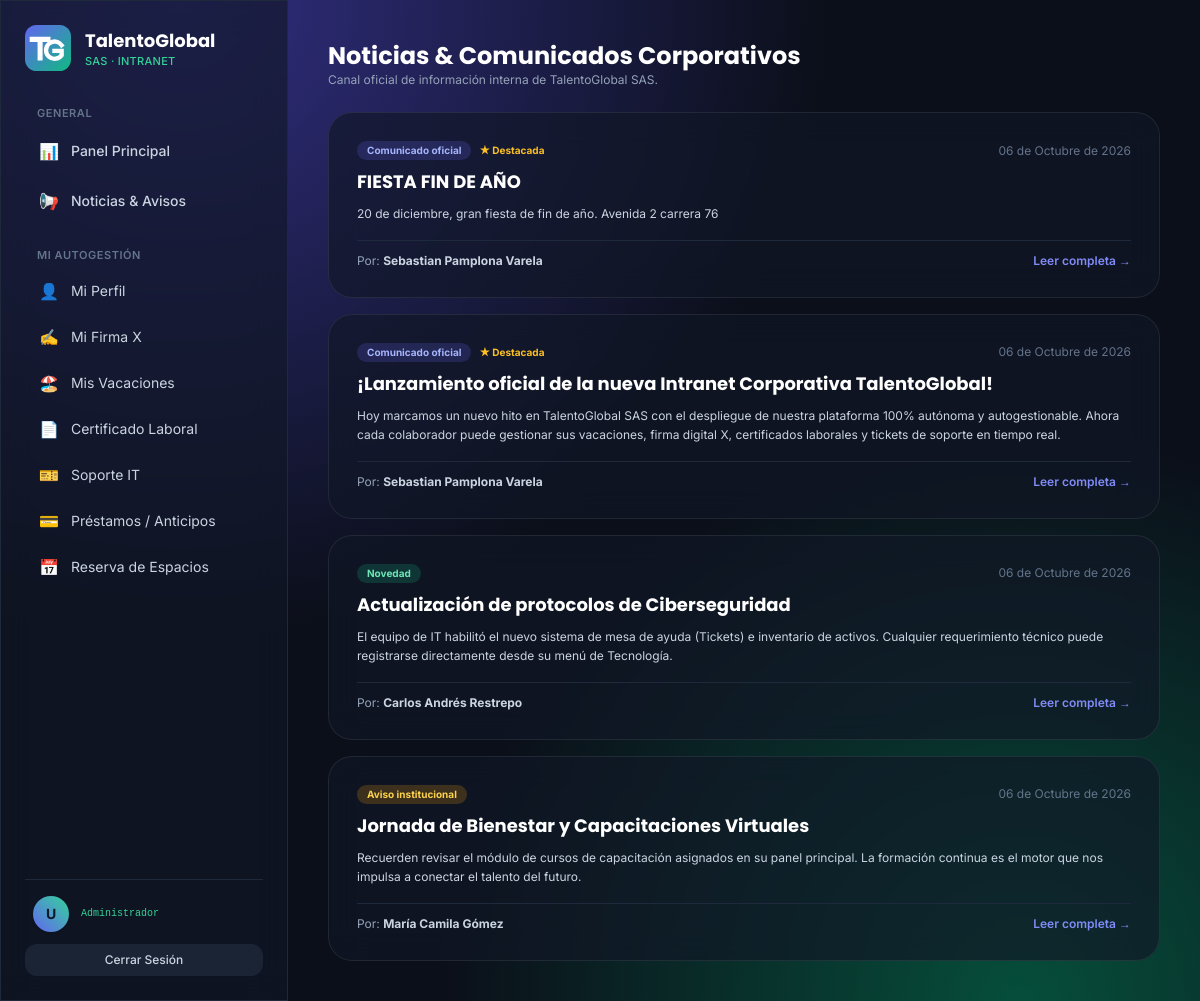
Screenshot of /noticias/ with the database file from the repository.
### core/models.py (models this page shows, shortened)
class NoticiaCorporativa(models.Model):
    CATEGORIAS = [("COMUNICADO", "Comunicado oficial"), ("AVISO", "Aviso institucional"), ("NOVEDAD", "Novedad")]
    titulo = models.CharField(max_length=160)
    contenido = models.TextField()
    categoria = models.CharField(max_length=12, choices=CATEGORIAS, default="COMUNICADO")
    destacada = models.BooleanField(default=False)
    publicada = models.BooleanField(default=True)
    autor = models.ForeignKey(Empleado, null=True, on_delete=models.SET_NULL, related_name="noticias")
    creada = models.DateTimeField(auto_now_add=True)
    class Meta:
        ordering = ["-destacada", "-creada"]
        verbose_name = "noticia corporativa"

class Empleado(models.Model):
    ROL_ADMIN = "ADMIN"
    ROL_RH = "RH"
    ROL_IT = "IT"
    ROL_FINANZAS = "FINANZAS"
    ROL_OPERACIONES = "OPERACIONES"
    ROL_EMPLEADO = "EMPLEADO"
    ROLES = [
        (ROL_ADMIN, "Superadministrador"),
        (ROL_RH, "Líder de Recursos Humanos"),
        (ROL_IT, "Líder de Tecnología (IT)"),
        (ROL_FINANZAS, "Líder Financiero"),
        (ROL_OPERACIONES, "Líder de Operaciones y Logística"),
        (ROL_EMPLEADO, "Colaborador"),
    ]
    CONTRATOS = [
        ("INDEFINIDO", "Término indefinido"),
        ("FIJO", "Término fijo"),
        ("OBRA", "Obra o labor"),
        ("APRENDIZAJE", "Aprendizaje"),
    ]
    user = models.OneToOneField(User, on_delete=models.CASCADE, related_name="empleado")
    documento = models.CharField("Documento de identidad", max_length=20, unique=True)
    cargo = models.CharField(max_length=120)
    salario_base = models.DecimalField(max_digits=12, decimal_places=2)
    fecha_ingreso = models.DateField()
    tipo_contrato = models.CharField(max_length=20, choices=CONTRATOS, default="INDEFINIDO")
    telefono = models.CharField("Teléfono", max_length=30, blank=True)
    direccion = models.CharField("Dirección", max_length=200, blank=True)
    sede = models.ForeignKey(Sede, on_delete=models.PROTECT, related_name="empleados")
    departamento = models.ForeignKey(
        Departamento, on_delete=models.PROTECT, related_name="empleados"
    )
    rol = models.CharField(max_length=12, choices=ROLES, default=ROL_EMPLEADO)
    activo = models.BooleanField(default=True)
    firma_x = models.TextField("Firma X", blank=True)
    firma_actualizada = models.DateTimeField(null=True, blank=True)
    class Meta:
        ordering = ["user__first_name", "user__last_name"]
    @property
    def nombre_completo(self):
        return self.user.get_full_name() or self.user.username

### core/views.py (the view)
# urls.py: path("noticias/", v.NoticiaList.as_view(), name="noticia_list"),
class NoticiaList(ListView):
    model = NoticiaCorporativa
    template_name = "core/noticia_list.html"
    context_object_name = "noticias"
    paginate_by = 10
    def get_queryset(self):
        return NoticiaCorporativa.objects.filter(publicada=True).select_related("autor__user")

### core/context_processors.py (called while the page is built, shortened)
def empresa(request):
    u = request.user
    ctx = {"EMPRESA": settings.EMPRESA}
    return ctx

### templates/core/noticia_list.html (shortened to what this page needs)
{% extends "base.html" %}
{% block content %}
<div class="flex flex-wrap items-center justify-between gap-4 mb-6">
  <div>
    <h1 class="font-display text-2xl font-bold text-white">Noticias & Comunicados Corporativos</h1>
    <p class="text-xs text-slate-400">Canal oficial de información interna de TalentoGlobal SAS.</p>
  </div>
</div>
<div class="space-y-4">
  {% for noti in noticias %}
  <article class="glass rounded-3xl p-6 sm:p-7 hover:border-indigo-500/40 transition">
    <div class="flex flex-wrap items-center justify-between gap-2 mb-2">
      <div class="flex items-center gap-2">
        <span class="text-[10px] font-bold px-2.5 py-0.5 rounded-full {% if noti.categoria == 'COMUNICADO' %}bg-indigo-500/20 text-indigo-300{% elif noti.categoria == 'AVISO' %}bg-amber-500/20 text-amber-300{% else %}bg-emerald-500/20 text-emerald-300{% endif %}">
          {{ noti.get_categoria_display }}
        </span>
        {% if noti.destacada %}<span class="text-[10px] font-bold text-amber-400">★ Destacada</span>{% endif %}
      </div>
      <span class="text-xs text-slate-500">{{ noti.creada|date:"d \d\e F \d\e Y" }}</span>
    </div>
    <h2 class="font-display font-bold text-lg text-white hover:text-indigo-400 transition">
      <a href="{% url 'noticia_detalle' noti.pk %}">{{ noti.titulo }}</a>
    </h2>
    <p class="text-xs text-slate-300 mt-2 line-clamp-3 leading-relaxed">{{ noti.contenido }}</p>
    <div class="mt-4 pt-3 border-t border-slate-800 flex justify-between items-center text-xs">
      <span class="text-slate-400">Por: <strong class="text-slate-300">{{ noti.autor.nombre_completo|default:"Comité Ejecutivo" }}</strong></span>
      <a href="{% url 'noticia_detalle' noti.pk %}" class="text-indigo-400 font-semibold hover:underline">Leer completa →</a>
    </div>
  </article>
  {% empty %}
  <p class="text-center py-10 text-slate-500">No hay noticias publicadas.</p>
  {% endfor %}
</div>
{% endblock %}

### templates/base.html (shortened to what this page needs)
{% load static %}<!DOCTYPE html>
<html lang="es" class="dark">
<head>
  <script src="https://cdn.tailwindcss.com"></script>
</head>
<body class="font-sans text-slate-200 min-h-screen antialiased selection:bg-indigo-500 selection:text-white">
{% block body %}
<div class="flex min-h-screen">
  <aside class="glass hidden lg:flex w-72 shrink-0 flex-col p-6 print:hidden sticky top-0 h-screen overflow-y-auto border-r border-slate-800">
    <a href="{% url 'dashboard' %}" class="flex items-center gap-3.5 mb-8 group">
      {% include "core/_logo.html" with size=46 %}
      <div class="leading-tight">
        <p class="font-display font-bold text-lg text-white group-hover:text-indigo-400 transition">TalentoGlobal</p>
        <p class="text-[11px] font-medium tracking-wide text-emerald-400 uppercase">SAS · Intranet</p>
      </div>
    </a>
    <nav class="flex-1 space-y-1.5 text-sm">
      <p class="px-3 text-[11px] font-semibold uppercase tracking-wider text-slate-500">General</p>
      {% url 'dashboard' as u_dash %}
      <a href="{{ u_dash }}" class="flex items-center gap-3 px-3.5 py-2.5 rounded-xl font-medium transition {% if request.path == u_dash %}bg-indigo-600/30 text-indigo-300 border border-indigo-500/30{% else %}text-slate-300 hover:bg-slate-800/60 hover:text-white{% endif %}">
        <span class="text-base">📊</span> Panel Principal
      </a>
      <a href="{% url 'noticia_list' %}" class="flex items-center gap-3 px-3.5 py-2.5 rounded-xl font-medium transition text-slate-300 hover:bg-slate-800/60 hover:text-white">
        <span class="text-base">📢</span> Noticias & Avisos
      </a>
      <p class="px-3 pt-4 text-[11px] font-semibold uppercase tracking-wider text-slate-500">Mi Autogestión</p>
      <a href="{% url 'mi_perfil' %}" class="flex items-center gap-3 px-3.5 py-2 rounded-xl transition text-slate-300 hover:bg-slate-800/60 hover:text-white">
        <span class="text-base">👤</span> Mi Perfil
      </a>
      <a href="{% url 'firma_x' %}" class="flex items-center gap-3 px-3.5 py-2 rounded-xl transition text-slate-300 hover:bg-slate-800/60 hover:text-white">
        <span class="text-base">✍️</span> Mi Firma X
      </a>
      <a href="{% url 'vacaciones_mis_solicitudes' %}" class="flex items-center gap-3 px-3.5 py-2 rounded-xl transition text-slate-300 hover:bg-slate-800/60 hover:text-white">
        <span class="text-base">🏖️</span> Mis Vacaciones
      </a>
      <a href="{% url 'certificado' %}" class="flex items-center gap-3 px-3.5 py-2 rounded-xl transition text-slate-300 hover:bg-slate-800/60 hover:text-white">
        <span class="text-base">📄</span> Certificado Laboral
      </a>
      <a href="{% url 'ticket_mis_tickets' %}" class="flex items-center gap-3 px-3.5 py-2 rounded-xl transition text-slate-300 hover:bg-slate-800/60 hover:text-white">
        <span class="text-base">🎫</span> Soporte IT
      </a>
      <a href="{% url 'anticipo_mis_solicitudes' %}" class="flex items-center gap-3 px-3.5 py-2 rounded-xl transition text-slate-300 hover:bg-slate-800/60 hover:text-white">
        <span class="text-base">💳</span> Préstamos / Anticipos
      </a>
      <a href="{% url 'reserva_calendario' %}" class="flex items-center gap-3 px-3.5 py-2 rounded-xl transition text-slate-300 hover:bg-slate-800/60 hover:text-white">
        <span class="text-base">📅</span> Reserva de Espacios
      </a>
    </nav>
    <div class="border-t border-slate-800 pt-4 mt-4 text-sm">
      <div class="flex items-center gap-3 mb-3 px-2">
        <div class="w-9 h-9 rounded-full bg-gradient-to-tr from-indigo-500 to-emerald-400 flex items-center justify-center font-bold text-slate-900 text-sm shadow">
          {{ request.user.first_name|first|default:"U" }}
        </div>
        <div class="min-w-0 flex-1">
          <p class="text-[10px] text-emerald-400 font-mono truncate">{{ request.user.empleado.cargo|default:"Administrador" }}</p>
        </div>
      </div>
      <form method="post" action="{% url 'logout' %}">{% csrf_token %}
        <button class="w-full rounded-xl bg-slate-800/80 hover:bg-rose-600/80 py-2 text-xs font-medium text-slate-300 hover:text-white transition">Cerrar Sesión</button>
      </form>
    </div>
  </aside>
  <main class="flex-1 p-4 sm:p-8 lg:p-10 min-w-0">
    {% block content %}{% endblock %}
  </main>
</div>
{% endblock %}
</body>
</html>

### templates/core/_logo.html
<svg width="{{ size|default:48 }}" height="{{ size|default:48 }}" viewBox="0 0 64 64" xmlns="http://www.w3.org/2000/svg" role="img" aria-label="Logo TalentoGlobal TG">
  <defs>
    <linearGradient id="tgg{{ size|default:48 }}" x1="0" y1="0" x2="1" y2="1">
      <stop offset="0" stop-color="#6366f1"/><stop offset="1" stop-color="#10b981"/>
    </linearGradient>
  </defs>
  <rect width="64" height="64" rx="16" fill="url(#tgg{{ size|default:48 }})"/>
  <path d="M10 20h22M21 20v26" stroke="#fff" stroke-width="7" stroke-linecap="square" fill="none"/>
  <path d="M54 26a12 12 0 1 0 0 14v-6H44" stroke="#fff" stroke-width="6" stroke-linecap="square" fill="none" transform="translate(-3 2)"/>
</svg>

### templates/base.html (style rules this page uses)
body { background: radial-gradient(ellipse at 15% 0%, #312e81 0%, transparent 45%), radial-gradient(ellipse at 85% 100%, #064e3b 0%, transparent 40%), #0b0f19; background-attachment: fixed; }
.glass { background: rgba(17, 24, 39, 0.65); backdrop-filter: blur(16px); -webkit-backdrop-filter: blur(16px); border: 1px solid rgba(255, 255, 255, 0.08); }

### rows the page displays
NoticiaCorporativa: categoria "Comunicado oficial", destacada "★ Destacada", creada "06 de Octubre de 2026", titulo "FIESTA FIN DE AÑO", contenido "20 de diciembre, gran fiesta de fin de año. Avenida 2 carrera 76", autor.nombre_completo "Sebastian Pamplona Varela"
NoticiaCorporativa: categoria "Comunicado oficial", destacada "★ Destacada", creada "06 de Octubre de 2026", titulo "¡Lanzamiento oficial de la nueva Intranet Corporativa TalentoGlobal!", contenido "Hoy marcamos un nuevo hito en TalentoGlobal SAS con el despliegue de nuestra plataforma 100% autónoma y autogestionable. Ahora cada colaborador puede gestionar sus vacaciones, firma digital X, certificados laborales y tickets de soporte en tiempo real.", autor.nombre_completo "Sebastian Pamplona Varela"
NoticiaCorporativa: categoria "Novedad", creada "06 de Octubre de 2026", titulo "Actualización de protocolos de Ciberseguridad", contenido "El equipo de IT habilitó el nuevo sistema de mesa de ayuda (Tickets) e inventario de activos. Cualquier requerimiento técnico puede registrarse directamente desde su menú de Tecnología.", autor.nombre_completo "Carlos Andrés Restrepo"
NoticiaCorporativa: categoria "Aviso institucional", creada "06 de Octubre de 2026", titulo "Jornada de Bienestar y Capacitaciones Virtuales", contenido "Recuerden revisar el módulo de cursos de capacitación asignados en su panel principal. La formación continua es el motor que nos impulsa a conectar el talento del futuro.", autor.nombre_completo "María Camila Gómez"

### other values shown
{{ request.user.first_name|first|default:"U" }} "U"
{{ request.user.empleado.cargo|default:"Administrador" }} "Administrador"
